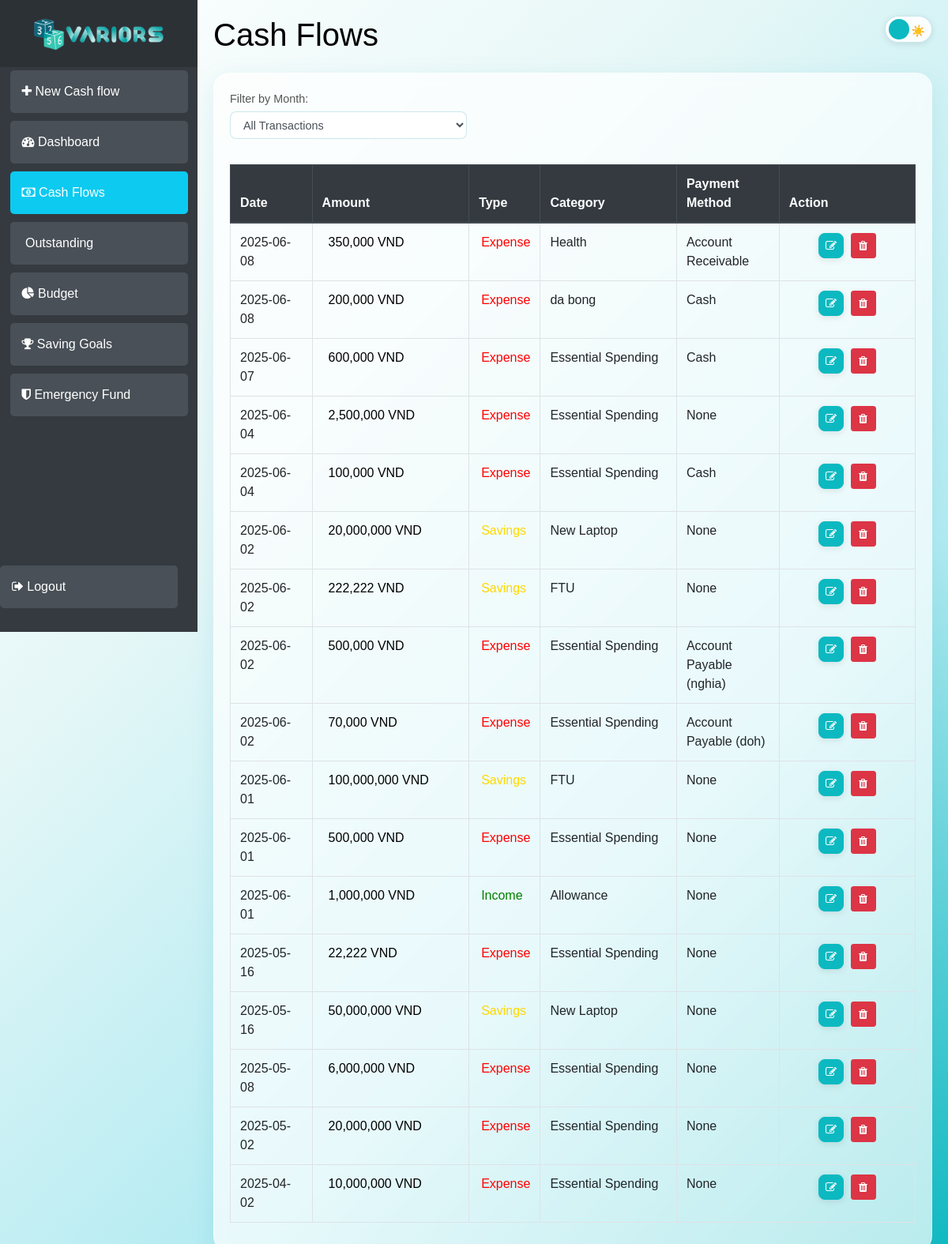
The app's page /cashflows (signed in) with its own data.
### app/models.py (models this page shows)
class Cashflow(db.Model):
    id = db.Column(db.Integer, primary_key=True)
    user_id = db.Column(db.Integer, db.ForeignKey('user.id'), nullable=False)
    amount = db.Column(db.Numeric(precision=10, scale=2), nullable=False)
    kind = db.Column(db.String(20), nullable=False)
    category = db.Column(db.String(50), nullable=True)
    payment_method = db.Column(db.String(50), nullable=True)
    account_name = db.Column(db.String(100), nullable=True)
    date = db.Column(db.Date, default=datetime.utcnow())

### app/views.py (the view)
@views.route('/cashflows')
@login_required
def cashflows():
    selected_month = request.args.get('month', 'all')
    user_cashflows = Cashflow.query.filter_by(user_id=current_user.id)
    if selected_month != 'all':
        user_cashflows = user_cashflows.filter(
            func.strftime('%Y-%m', Cashflow.date) == selected_month
        )
    months_query = db.session.query(
        func.strftime('%Y-%m', Cashflow.date).label('month')
    ).filter_by(user_id=current_user.id).distinct().order_by('month').all()
    month_options = ['all'] + [m[0] for m in months_query]
    user_cashflows = user_cashflows.order_by(Cashflow.date.desc()).all()
    return render_template(
        "cashflows.html",
        user=current_user,
        cashflows=user_cashflows,
        month_options=month_options,
        month=selected_month,
        datetime=datetime,
        categories=[c.value for c in Category]
    )

### app/__init__.py (called while the page is built)
def create_app():
    app = Flask(__name__)
    app.config['SECRET_KEY'] = 'VaRriors'
    app.config['SQLALCHEMY_DATABASE_URI'] = f'sqlite:///{DB_NAME}'
    db.init_app(app)
    migrate.init_app(app, db)  # ✅ hook migrate to app and db
    from .views import views
    from .auth import auth
    app.register_blueprint(views, url_prefix='/')
    app.register_blueprint(auth, url_prefix='/')
    from .models import User, Cashflow
    __all__ = ['User', 'Cashflow']
    with app.app_context():
        db.create_all()
    login_manager = LoginManager()
    login_manager.login_view = 'auth.login'
    login_manager.init_app(app)
    @login_manager.user_loader
    def load_user(id):
        return User.query.get(int(id))
    return app

### app/templates/cashflows.html (shortened to what this page needs)
{% extends "base.html" %}
{% block content %}
<div class="row">
    <div class="col-md-12">
        <h1 class="mb-4 theme-dependent-title">Cash Flows</h1>
        <div class="card">
            <div class="card-body">
                <div class="form-group">
                    <label for="monthFilter" class="mr-2">Filter by Month:</label>
                    <form method="GET" action="{{ url_for('views.cashflows') }}">
                        <div class="input-group" style="max-width: 300px;">
                            <select name="month" id="month" class="form-select form-control"
                                onchange="this.form.submit()">
                                {% for month_option in month_options %}
                                <option value="{{ month_option }}" {% if month_option==month %}selected{% endif %}>
                                    {% if month_option == 'all' %}
                                    All Transactions
                                    {% else %}
                                    {{ datetime.strptime(month_option, '%Y-%m').strftime('%B %Y') }}
                                    {% endif %}
                                </option>
                                {% endfor %}
                            </select>
                        </div>
                    </form>
                </div>
                {% if cashflows %}
                <div class="table-responsive">
                    <table class="table table-bordered table-hover">
                        <thead class="thead-dark">
                            <tr>
                                <th data-field="date" class="cashflow-date-col">Date</th>
                                <th data-field="amt" class="cashflow-amount-col">Amount</th>
                                <th data-field="type" class="cashflow-type-col">Type</th>
                                <th data-field="cat" class="cashflow-category-col">Category</th>
                                <th data-field="pm" class="cashflow-payment-method-col">Payment Method</th>
                                <th data-field="action" class="cashflow-action-col">Action</th>
                            </tr>
                        </thead>
                        <tbody>
                            {% for txn in cashflows %}
                            <tr id="cashflow-{{ txn.id }}">
                                <td class="cashflow-date-col">{{ txn.date.strftime('%Y-%m-%d') }}</td>
                                <td class="cashflow-amount-col" style="padding-left: 20px;">
                                    {% if txn.kind == 'Expense' %}
                                    <span style="color: black;">{{ "{:,.0f}".format(txn.amount) }} VND</span>
                                    {% elif txn.kind == 'Income' %}
                                    <span style="color: black;">{{ "{:,.0f}".format(txn.amount) }} VND</span>
                                    {% else %}
                                    <span style="color: black;">{{ "{:,.0f}".format(txn.amount) }} VND</span>
                                    {% endif %}
                                </td>
                                <td class="cashflow-type-col" style="padding-left: 15px;">
                                    {% if txn.kind == 'Income' %}
                                    <span style="color: green;">{{ txn.kind }}</span>
                                    {% elif txn.kind == 'Expense' %}
                                    <span style="color: red;">{{ txn.kind }}</span>
                                    {% else %}
                                    <span style="color: #FFD700;">{{ txn.kind }}</span>
                                    {% endif %}
                                </td>
                                <td class="cashflow-category-col">{{ txn.category }}</td>
                                <td class="cashflow-payment-method-col">
                                    {{ txn.payment_method }}
                                    {% if txn.account_name %}
                                    ({{ txn.account_name }})
                                    {% endif %}
                                </td>
                                <td class="cashflow-action-col" style="text-align: center;">
                                    <button class="btn btn-sm btn-primary"
                                        onclick="editTransaction({{ txn.id }}, '{{ txn.date.strftime('%Y-%m-%d') }}', {{ txn.amount }}, '{{ txn.category }}', '{{ txn.account_name }}', '{{ txn.payment_method }}', '{{ txn.kind }}')">
                                        <i class="fa fa-edit"></i>
                                    </button>
                                    <button class="btn btn-sm btn-danger" onclick="deleteCashflow({{ txn.id }})">
                                        <i class="fa fa-trash"></i>
                                    </button>
                                </td>
                            </tr>
                            {% endfor %}
                        </tbody>
                    </table>
                </div>
                {% else %}
                <div class="alert alert-info">
                    No transactions found for {{ month.replace('-', ' ') }}.
                </div>
                {% endif %}
            </div>
        </div>
    </div>
</div>
{% endblock %}

### app/static/styles.css (style rules this page uses)
:root { --light-gradient: linear-gradient(135deg, #ffffff, #e6f7f7, #b3ebf2, #0cb9c1); --light-card-bg: rgba(255, 255, 255, 0.9); --light-text: #333; --light-label: #555; --light-border: rgba(0, 141, 165, 0.2); --light-button: #0cb9c1; --light-button-hover: #0bacce; --light-link: #0dcaf0; --light-link-hover: #0bacce; --light-shadow: rgba(0, 0, 0, 0.1); --light-glow: rgba(13, 202, 240, 0.2); --dark-gradient: linear-gradient(135deg, #001e29, #004d5b, #198c9b, #86d2de); --dark-card-bg: rgba(255, 255, 255, 0.9); --dark-text: #004d5b; --dark-label: #006d7c; --dark-border: rgba(0, 141, 165, 0.2); --dark-button: #00889c; --dark-button-hover: #006d7c; --dark-link: #00889c; --dark-link-hover: #00d7ff; --dark-shadow: rgba(0, 215, 255, 0.15); --dark-glow: rgba(0, 255, 255, 0.4); }
body { margin: 0; min-height: 100vh; background: var(--light-gradient); background-attachment: fixed; background-size: cover; font-family: "Montserrat", sans-serif; transition: background-color 0.3s ease, color 0.3s ease; }
.form-group { margin-bottom: 16px; }
.form-group label { color: var(--light-label); font-weight: 500; margin-bottom: 4px; font-size: 0.9rem; transition: color 0.3s ease; }
.form-control { border-radius: 8px; padding: 8px 12px; border: 1px solid var(--light-border); transition: all 0.3s ease; font-size: 0.9rem; background: rgba(255, 255, 255, 0.9); }
.btn-primary { background-color: var(--light-button); border-color: var(--light-button); padding: 8px 24px; border-radius: 8px; font-weight: 500; transition: all 0.3s ease; box-shadow: 0 2px 8px rgba(0, 0, 0, 0.1); }
.card-body { padding: 20px; }
.card { border-radius: 20px; background: rgba(255, 255, 255, 0.7); backdrop-filter: blur(10px); border: 1px solid rgba(255, 255, 255, 0.3); transition: all 0.3s ease; box-shadow: 0 8px 32px rgba(0, 141, 165, 0.1); }
h1 { color: var(--light-text); transition: color 0.3s ease; }
body:not(.modal-open) { padding-right: 0 !important; }
.theme-dependent-title { color: black; }
.cashflow-date-col { width: 12%; }
.cashflow-amount-col { width: 23%; }
.cashflow-type-col { width: 10%; }
.cashflow-category-col { width: 20%; }
.cashflow-payment-method-col { width: 15%; }
.cashflow-action-col { width: 20%; }

### app/templates/base.html (style rules this page uses)
.form-group { margin-bottom: 1rem; }
.table-responsive { margin-top: 2rem; }
.table th { cursor: pointer; }
.btn-sm.btn-primary, .btn-sm.btn-danger { width: 32px; height: 32px; padding: 0; display: inline-flex; align-items: center; justify-content: center; margin: 0 2px; }

### records on screen
Cashflow: date "2025-06-08", amount "350,000", kind "Expense", category "Health", payment_method "Account Receivable"
Cashflow: date "2025-06-08", amount "200,000", kind "Expense", category "da bong", payment_method "Cash"
Cashflow: date "2025-06-07", amount "600,000", kind "Expense", category "Essential Spending", payment_method "Cash"
Cashflow: date "2025-06-04", amount "2,500,000", kind "Expense", category "Essential Spending", payment_method "None"
Cashflow: date "2025-06-04", amount "100,000", kind "Expense", category "Essential Spending", payment_method "Cash"
Cashflow: date "2025-06-02", amount "20,000,000", kind "Savings", category "New Laptop", payment_method "None"
Cashflow: date "2025-06-02", amount "222,222", kind "Savings", category "FTU", payment_method "None"
Cashflow: date "2025-06-02", amount "500,000", kind "Expense", category "Essential Spending", payment_method "Account Payable", account_name "nghia"
Cashflow: date "2025-06-02", amount "70,000", kind "Expense", category "Essential Spending", payment_method "Account Payable", account_name "doh"
Cashflow: date "2025-06-01", amount "100,000,000", kind "Savings", category "FTU", payment_method "None"
Cashflow: date "2025-06-01", amount "500,000", kind "Expense", category "Essential Spending", payment_method "None"
Cashflow: date "2025-06-01", amount "1,000,000", kind "Income", category "Allowance", payment_method "None"
Cashflow: date "2025-05-16", amount "22,222", kind "Expense", category "Essential Spending", payment_method "None"
Cashflow: date "2025-05-16", amount "50,000,000", kind "Savings", category "New Laptop", payment_method "None"
Cashflow: date "2025-05-08", amount "6,000,000", kind "Expense", category "Essential Spending", payment_method "None"
Cashflow: date "2025-05-02", amount "20,000,000", kind "Expense", category "Essential Spending", payment_method "None"
Cashflow: date "2025-04-02", amount "10,000,000", kind "Expense", category "Essential Spending", payment_method "None"
